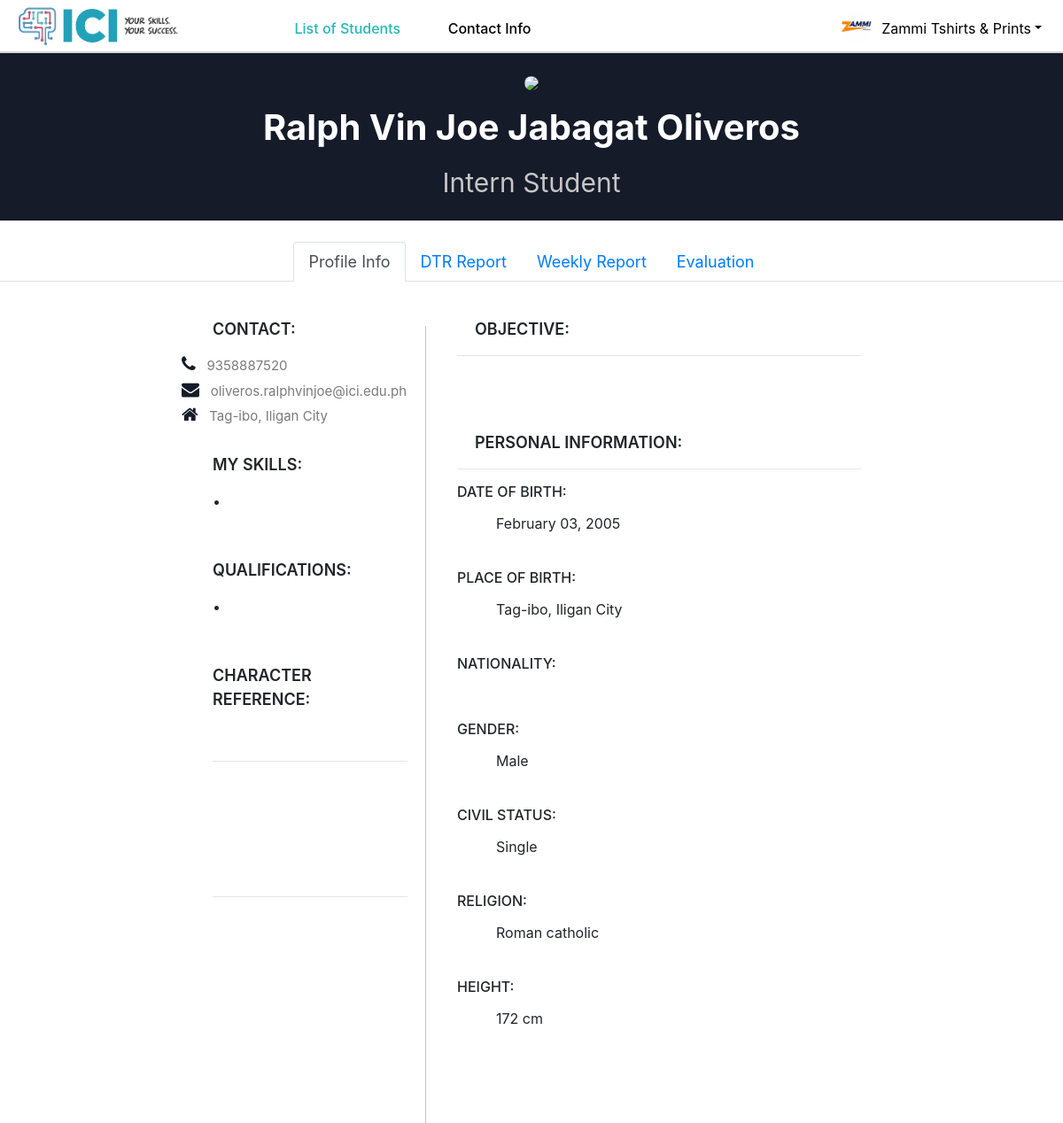
The app's page /dep-view.php?lrn=463009150259 (signed in) with its own data.
### tables this page shows
CREATE TABLE `departments` (
  `ID` bigint(20) NOT NULL,
  `username` varchar(20) NOT NULL,
  `department` varchar(80) NOT NULL,
  `email` varchar(255) NOT NULL,
  `pass` varchar(500) NOT NULL,
  `address` varchar(255) NOT NULL,
  `number` varchar(500) NOT NULL,
  `fb` varchar(255) NOT NULL,
  `picture` text NOT NULL
);

CREATE TABLE `students` (
  `fname` varchar(80) NOT NULL,
  `mname` varchar(80) NOT NULL,
  `lname` varchar(80) NOT NULL,
  `lrn` varchar(12) NOT NULL,
  `email` varchar(255) NOT NULL,
  `cpnum` bigint(11) NOT NULL,
  `pass` varchar(255) NOT NULL,
  `nschool` text NOT NULL,
  `department` text NOT NULL,
  `coordinator` varchar(255) NOT NULL,
  `block` varchar(80) NOT NULL,
  `schoolyear` varchar(9) NOT NULL,
  `hrs` int(11) NOT NULL,
  `homeaddress` text NOT NULL,
  `bdate` date NOT NULL,
  `placeofbirth` varchar(500) NOT NULL,
  `Gender` varchar(80) NOT NULL,
  `nationality` text NOT NULL,
  `marital_status` text NOT NULL,
  `religion` varchar(1000) NOT NULL,
  `height` varchar(10) NOT NULL,
  `skills` varchar(700) NOT NULL,
  `qualifications` varchar(700) NOT NULL,
  `picture` text NOT NULL,
  `objective` text NOT NULL,
  `cr1name` text NOT NULL,
  `cr1relation` text NOT NULL,
  `cr1info` varchar(255) NOT NULL,
  `cr2name` text NOT NULL,
  `cr2relation` text NOT NULL,
  `cr2info` varchar(255) NOT NULL,
  `schedule` text NOT NULL,
  `startdate` date NOT NULL,
  `remarks` varchar(80) NOT NULL,
  `status` varchar(80) NOT NULL,
  `dateRegistered` date NOT NULL
);

### dep-view.php (the view, shortened to what this page needs)
<?php
include('capstone_database.php');
include('navigation_bar_department.php');
?>
<!DOCTYPE html>
<html lang="en">
<head>
    <link rel="stylesheet" href="https://cdn.datatables.net/1.13.4/css/jquery.dataTables.min.css">
</head>
<body>
<div class="top-section">
    <?php
        $id = $_GET['lrn'];
        $sequel = "SELECT * FROM students WHERE lrn = '$id'";
        $result = mysqli_query($mysqli, $sequel);
        $row = mysqli_fetch_assoc($result);
    ?>
    <img src="uploads/<?php if($row['picture'] == null){ echo "silhouette.png"; } else {echo $row['picture'];} ?>" class="profile" />
    <p class="p1"><?php echo $row['fname'] . " " . $row['mname'] . " " . $row['lname']; ?></span></p>
    <p class="p2">Intern Student</p>
</div>
<br>
<div>
<div>
<div>
        <ul class="nav nav-tabs justify-content-center" id="myTab" role="tablist">
        <li class="nav-item" role="presentation">
            <a style='font-size: 18px;' class="nav-link active" id="home-tab" data-toggle="tab"  data-bs-target="#home" href="#home" role="tab" aria-controls="home" aria-selected="true">Profile Info</a>
        </li>
        <li class="nav-item" role="presentation">
            <a style='font-size: 18px;' class="nav-link" id="dtr-tab" data-toggle="tab"  data-bs-target="#dtr" href="#dtr" role="tab" aria-controls="dtr" aria-selected="true">DTR Report</a>
        </li>
        <li class="nav-item" role="presentation">
            <a style='font-size: 18px;' class="nav-link" id="week-tab" data-toggle="tab"  data-bs-target="#week" href="#week" role="tab" aria-controls="week" aria-selected="true">Weekly Report</a>
        </li>
        <li class="nav-item" role="presentation">
            <a style='font-size: 18px;' class="nav-link" id="evaluation-tab" data-toggle="tab"  data-bs-target="#evaluation" href="#evaluation" role="tab" aria-controls="evaluation" aria-selected="false">Evaluation</a>
        </li>
        </ul>
        <div class="tab-content" id="myTabContent">
            <div class="tab-pane fade show active" id="home" role="tabpanel" aria-labelledby="home-tab">
                <div class="main">
                        <?php
                        	$id = $_GET['lrn'];
                            $sequel = "SELECT * FROM students WHERE lrn = '$id'";
                            $result = mysqli_query($mysqli, $sequel);
                            $row = mysqli_fetch_assoc($result);
                        ?>
                    <div class="col-div-4">
                        <div class="content-box">
                            <p class="head">Contact:</p>
                            <p class="p3"><i class="fa fa-phone" aria-hidden="true"></i> &nbsp;&nbsp;<?php echo $row['cpnum'] ?></p>
                            <p class="p3"><i class="fa fa-envelope" aria-hidden="true"></i> &nbsp;&nbsp;<?php echo $row['email'] ?></p>
                            <p class="p3"><i class="fa fa-home" aria-hidden="true"></i> &nbsp;&nbsp;<?php echo $row['homeaddress'] ?></p>
                            <br/>
                            <p class="head">MY SKILLS:</p>
                            <ul class="skills">
                                <?php echo "• " . str_replace(',', '<br>•', $row['skills'])  ?>
                            </ul>
                            <br><br><br>
                            <p class="head" style="margin-top: -20px;">QUALIFICATIONS:</p>
                            <ul class="skills">
                                <?php echo "• " . str_replace(',', '<br>•', $row['qualifications'])  ?>
                            </ul>
                            <br><br><br>
                            <p class="head" style="margin-top: -20px;">CHARACTER REFERENCE:</p>
                            <ul class="skills">
                                <?php
                                    echo "<b>" . $row['cr1name'] . "</b><br><hr>";
                                    echo $row['cr1relation'] . "<br>";
                                    echo $row['cr1info'] . "<br>";
                                ?>
                            </ul>
                            <br><br>
                            <ul class="skills">
                                <?php
                                    echo "<b>" . $row['cr2name'] . "</b><br><hr>";
                                    echo $row['cr2relation'] . "<br>";
                                    echo $row['cr2info'] . "<br>";
                                ?>
                            </ul>
                        </div>
                    </div>
                    <div class="line"></div>
                        <div class="col-div-8">
                            <div class="content-box">
                            <p class="head">Objective:</p><hr>
                            <p class="p3" style="font-size: 14px;"><?php echo $row['objective'] ?><br>
                            <br><br>
                            <p class="head">Personal Information:</p><hr>
                            <h6>DATE OF BIRTH:</h6>
                            <p class="p-4"><?php echo date_format(date_create($row['bdate']), "F d, Y") ?></p>
                            <h6>PLACE OF BIRTH:</h6>
                            <p class="p-4"><?php echo $row['placeofbirth'] ?></p>
                            <h6>NATIONALITY:</h6>
                            <p class="p-4"><?php echo $row['nationality'] ?></p>
                            <h6>GENDER:</h6>
                            <p class="p-4"><?php echo $row['Gender'] ?></p>
                            <h6>CIVIL STATUS:</h6>
                            <p class="p-4"><?php echo $row['marital_status'] ?></p>
                            <h6>RELIGION:</h6>
                            <p class="p-4"><?php echo stripslashes($row['religion']) ?></p>
                            <h6>HEIGHT:</h6>
                            <p class="p-4"><?php echo $row['height'] . " cm" ?></p>
                        </div>
                    </div>
                </div>
            </div>
            </div>
</body>
</html>

### navigation_bar_department.php (shortened to what this page needs)
<!DOCTYPE html>
<html lang="en">
<head>
<link rel="stylesheet" href="https://stackpath.bootstrapcdn.com/bootstrap/4.5.0/css/bootstrap.min.css">
<link rel="stylesheet" href="https://maxcdn.bootstrapcdn.com/font-awesome/4.7.0/css/font-awesome.min.css">
</head>
<body>
<nav class="navbar navbar-expand-xl navbar-light" style="position: sticky; top: 0; background-color: #FFF; height: 60px;">
	<a href="#" class="navbar-brand"><img src="uploads/logo.png" alt="ICI logo"class="logo">
 </a>
	<div id="navbarCollapse" class="collapse navbar-collapse justify-content-start">
		<div class="navbar-nav">
        &nbsp;&nbsp;&nbsp;&nbsp;&nbsp;&nbsp;&nbsp;&nbsp;&nbsp; <a class="highlight1" href="department-studentslist.php" class="nav-item nav-link" style= "margin-left: 20px; margin-right: 20px;">List of Students</a> &nbsp;&nbsp;&nbsp;
			<a class="highlight2" href="dep-contactinfo.php" class="nav-item nav-link" style= "margin-left: 20px; margin-right: 20px;">Contact Info</a>
		</div>
		<div class="navbar-nav ml-auto">
			<div class="nav-item dropdown">
				<?php
					include 'capstone_database.php';
					$myseq = "SELECT * FROM `departments` WHERE `ID` ='" . $_SESSION['department'] . "'";
					$result = mysqli_query($mysqli, $myseq);
					$row = mysqli_fetch_assoc($result);
				?>
				<a style="color: black;" href="#" data-toggle="dropdown" class="nav-link dropdown-toggle user-action"><img src="uploads/<?php echo $row['picture'] ?>" class="avatar" alt="Avatar"><?php echo $row['department'] ?><b class="caret"></b></a>
			</div>
		</div>
	</div>
</nav>
</body>
</html>

### navigation_bar_department.php (style rules this page uses)
body { background: #FFF; height: auto; }
.navbar { background: #000; padding-left: 16px; padding-right: 16px; border-bottom: 2px solid #d6d6d6; box-shadow: 0 0 4px rgba(0,0,0,.1); z-index: 100; }
.nav-link img { border-radius: 50%; width: 36px; height: 36px; margin: -8px 0; float: left; margin-right: 10px; }
.navbar .navbar-brand { color: black; padding-left: 0; padding-right: 50px; font-family: 'Merienda One', sans-serif; }
.logo { width: 190px; top: 12px; list-style: none; }
.navbar-nav a { margin-top: 5px; }
.highlight1, .highlight2 { color: #000; font-weight: 500; }

### dep-view.php (style rules this page uses)
.highlight1 { color: #25B8B4; font-weight: 500; }
.main { height: auto; width: 800px; margin: 20px auto; }
.top-section { background-color:#151b29; text-align: center; padding: 20px; }
.profile { width: 150px; border-radius: 50%; }
.p1 { color: white; font-size: 40px; font-weight: bold; margin: 0px; margin-top: 10px; }
.p2 { font-size: 30px; color: #c7c7c7; margin: 0px; margin-top: 10px; }
.col-div-4 { width: 35%; float: left; }
.col-div-8 { width: 62%; float: left; }
.line { border-left: 1px solid #c7c7c7; height: 900px; width: 2%; margin-top: 30px; float:left; }
.content-box { padding: 20px; }
.head { font-size: 18px; text-transform: uppercase; font-weight: 600; }
.p3 { color: #7b7b7b; margin-bottom: 5px; font-size: 15px; margin-left: -15px; }
.fa { color: #151b29; font-size: 20px; }
.skills { margin-left: -20px; margin-bottom: 0px; }
h6 { margin-bottom: -10px; }
p { margin-left: 20px; }

### records on screen
departments: picture (picture), department "Zammi Tshirts & Prints"
students: fname "Ralph Vin Joe", mname "Jabagat", lname "Oliveros", cpnum "9358887520", email "oliveros.ralphvinjoe@ici.edu.ph", homeaddress "Tag-ibo, Iligan City", bdate "February 03, 2005", placeofbirth "Tag-ibo, Iligan City", Gender "Male", marital_status "Single", religion "Roman catholic", height "172"
